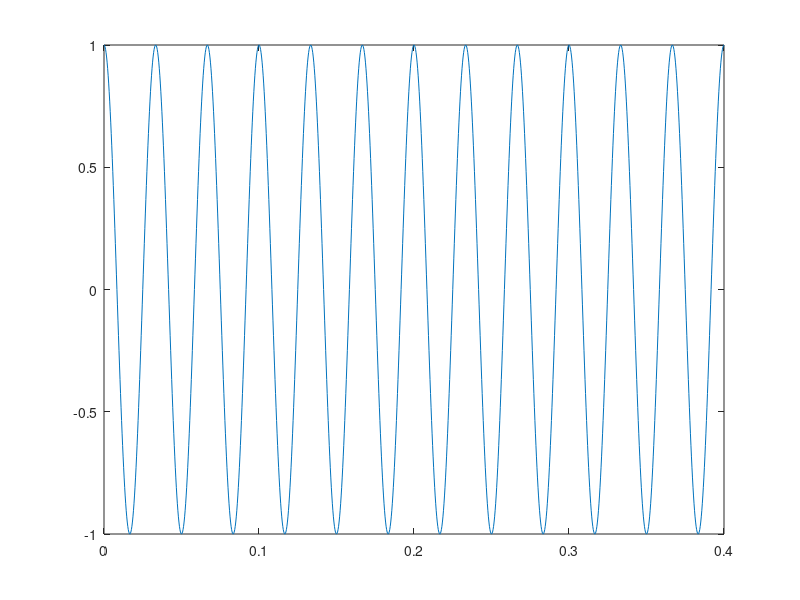
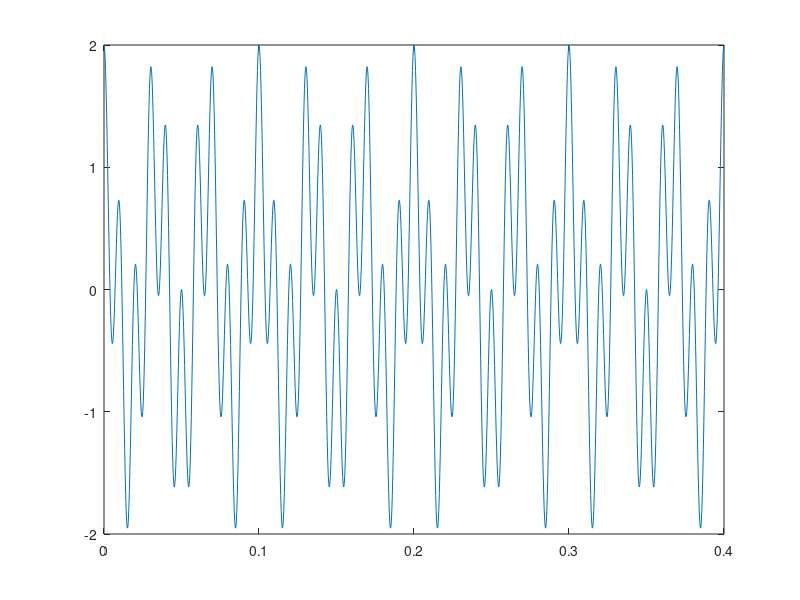
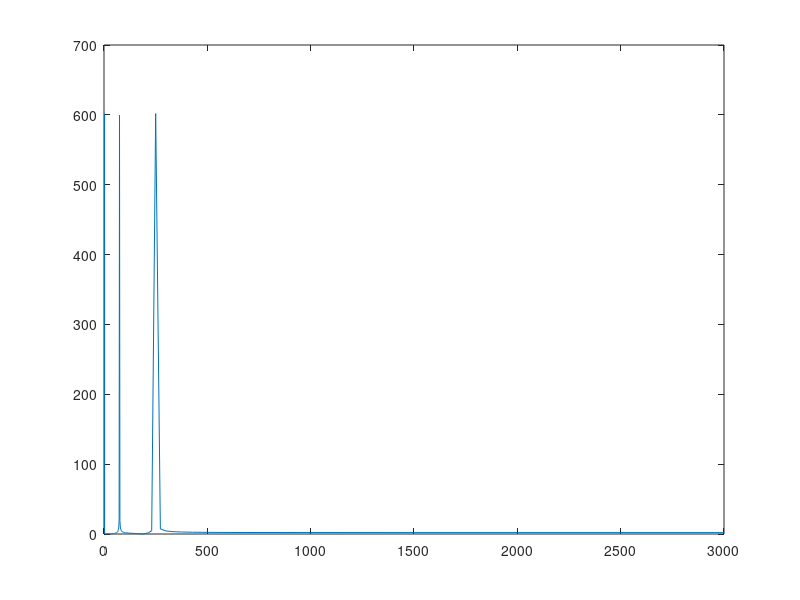

The MATLAB script that drew these images, in order: (Note: this script raises an error after producing the figures.)
close all
clc
Fn = 30;
Fd = Fn * 100;
Td = 1/Fd;
t = 0:Td:0.4;
signal = cos(2*pi*Fn.*t);

signal_1_g = figure();
plot(t,signal);

Fn2 = 100;
signal = signal + cos(2*pi*Fn2.*t);
signal_f = fft(signal);

signal_2_g = figure();
plot(t,signal);
signal_2_fft_g = figure();
plot(1./t,abs(signal_f));

Hd = fdesign.lowpass('Fp,Fst,Ap,Ast',50,60,1,10,Fd);
d = design(Hd,'equiripple');

%fvtool(d)

y_signal = filter (d, signal);
y_signal_f = fft(y_signal);

filtered_g = figure();
plot(t, y_signal);
filtered_fft_g = figure();
plot(1./t, abs(y_signal_f));

saveas(signal_1_g,'../fig/signal1','png')
saveas(signal_2_g,'../fig/signal2','png')
saveas(signal_2_fft_g,'../fig/signal2_fft','png')
saveas(filtered_g,'../fig/filter_signal','png')
saveas(filtered_fft_g,'../fig/filter_signal_fft','png')
